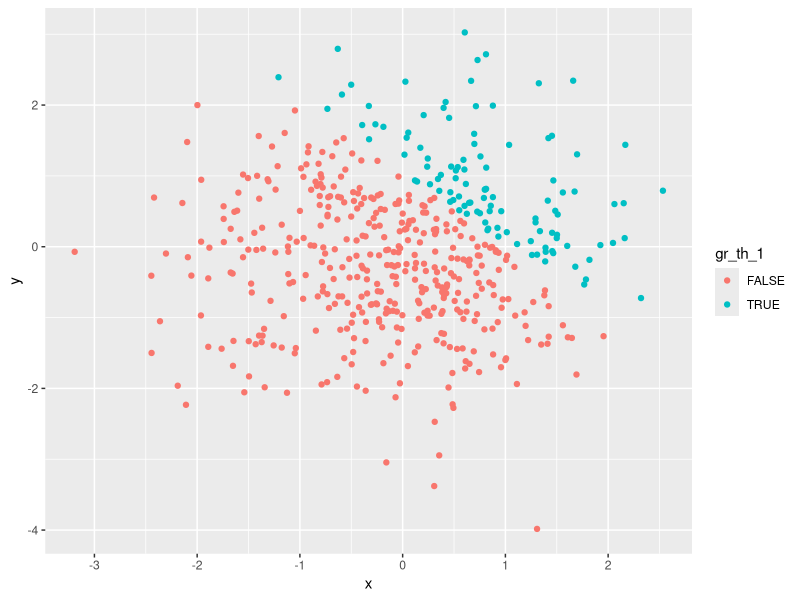
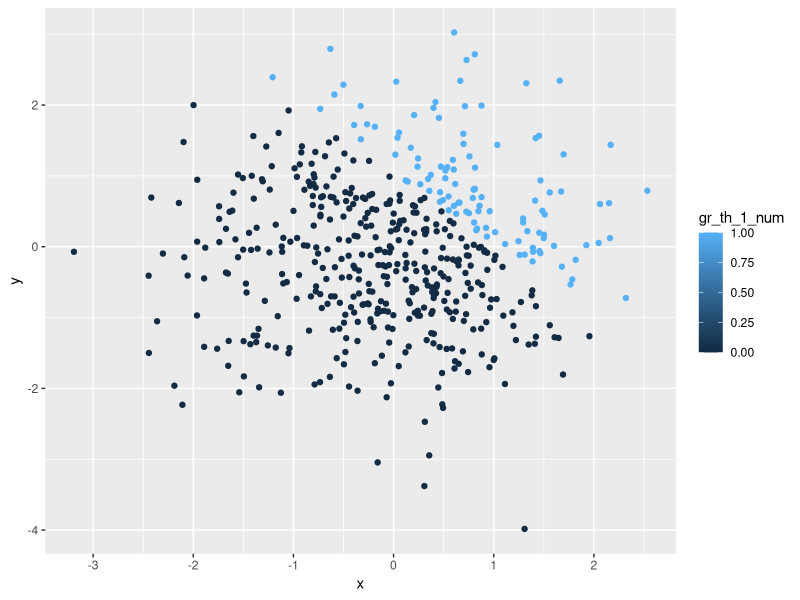
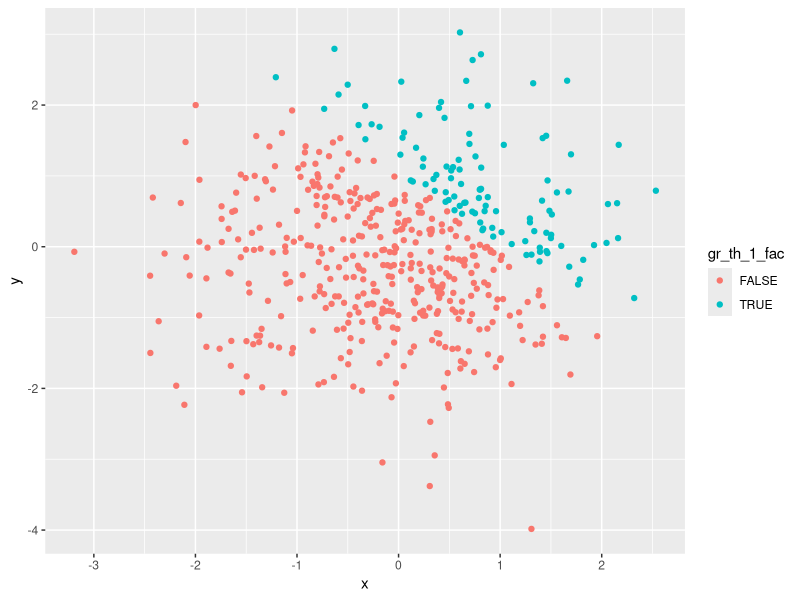
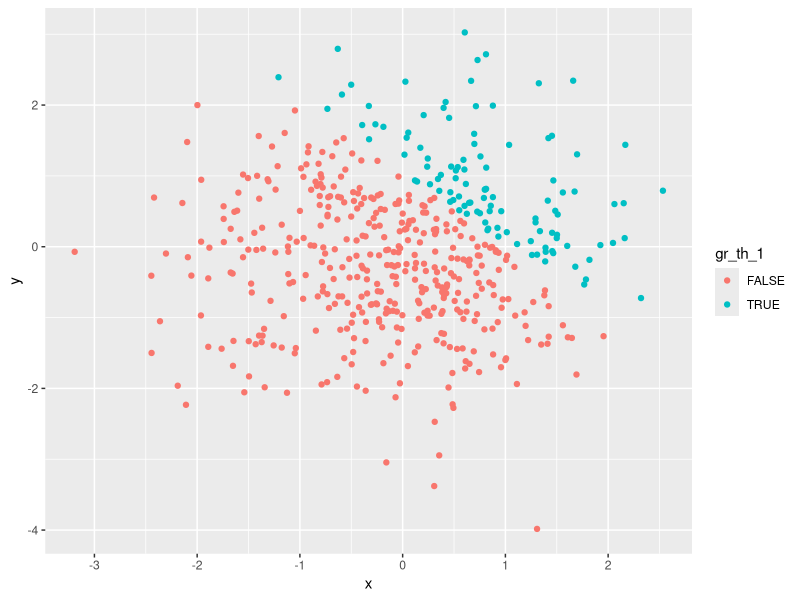

These figures' R source, in order:
## ---- chunk 1
library(tidyverse)

pr_df=tibble(
   ra_sample = rnorm(8),
    gr_th_0 = ra_sample>0,
    var_char = c("This","is","my","eight","characters","in","problem","one"),
    var_fac = factor(c("child","adult","elder","adult","elder","adult","child","adult"),levels=c("child","adult","elder"))
)
## ---- chunk 2
#convert the logical vector to numeric, and multiply the random sample by the result#
gr_th_0_num = as.numeric(pull(pr_df,gr_th_0))
(gr_th_0_num)*(pull(pr_df,ra_sample))

#convert the logical vector to a factor, and multiply the random sample by the result#
gr_th_0_fac = as.factor(pull(pr_df,gr_th_0))
(gr_th_0_fac)*(pull(pr_df,ra_sample))

#convert the logical vector to a factor and then convert the result to numeric, and multiply the random sample by the result#
gr_th_0_facnum = as.numeric(gr_th_0_fac)
(gr_th_0_facnum)*(pull(pr_df,ra_sample))
## ---- chunk 3
pr2_df=tibble(
  x = rnorm(500),
  y = rnorm(500),
  gr_th_1 = x+y>1,
  gr_th_1_num = as.numeric(gr_th_1),
  gr_th_1_fac = as.factor(gr_th_1)
)
## ---- chunk 4
ggplot(pr2_df,aes(x=x,y=y))+geom_point(aes(color=gr_th_1))
## ---- chunk 5
ggplot(pr2_df,aes(x=x,y=y))+geom_point(aes(color=gr_th_1_num))
## ---- chunk 6
ggplot(pr2_df,aes(x=x,y=y))+geom_point(aes(color=gr_th_1_fac))
## ---- chunk 7
logical_plot=ggplot(pr2_df,aes(x=x,y=y))+geom_point(aes(color=gr_th_1))
ggsave("scatterplot1.pdf",logical_plot,height = 8,width = 5)
